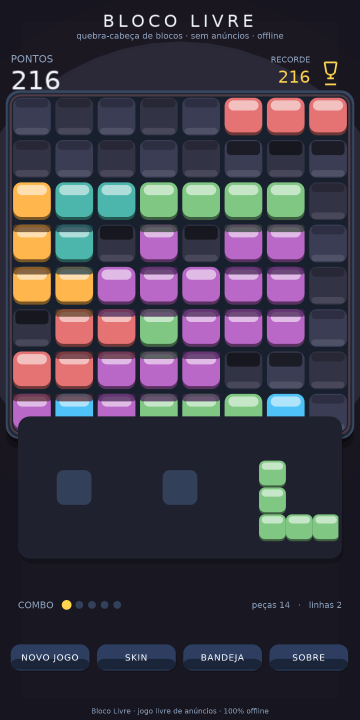
#> input picture screenshots/02_skin0.png, 720 x 1440 px, found by its file name (shown at 1/2 size)
$ python r6_skins.py
#> lines starting #> are read from the running program, lines starting #| are printed output that depends on the picture
### scripts/r6_forensics_lib.py
#!/usr/bin/env python3
"""R6 brutal art-director forensics: PIL-only pixel measurements (no rendering available)."""
import os, sys, math, json
from collections import Counter
from PIL import Image

R6 = '/home/z/my-project/critic_shots/r6'
R5 = '/home/z/my-project/critic_shots/r5'
CROPS = '/tmp/critic_crops_r6'
os.makedirs(CROPS, exist_ok=True)

def load(name, root=R6):
#> called with name = '02_skin0.png', root = '/home/z/my-project/critic_shots/r6'
    return Image.open(os.path.join(root, name)).convert('RGB')
#> returned value is the input picture: PIL image 720x1440 RGB; mean R, G, B 62.5, 58.4, 71.3

def px(im):
    return im.load()

def clamp(v): return max(0, min(255, v))

def lum(p): return 0.2126*p[0] + 0.7152*p[1] + 0.0722*p[2]

# [9 lines left out: function hue_deg, not called in this run]

def is_goldish(p, tol=42):
    r, g, b = p
    return r > 150 and g > 110 and b < 160 and r > b + 40 and g > b + 20 and abs(r - g) < 90

def is_cyanish(p):
    r, g, b = p
    return g > 120 and b > 120 and b > r + 40 and g > r + 30

def stats(im, box):
#> called with box = (20, 190, 696, 866)
    im2 = im.crop(box)
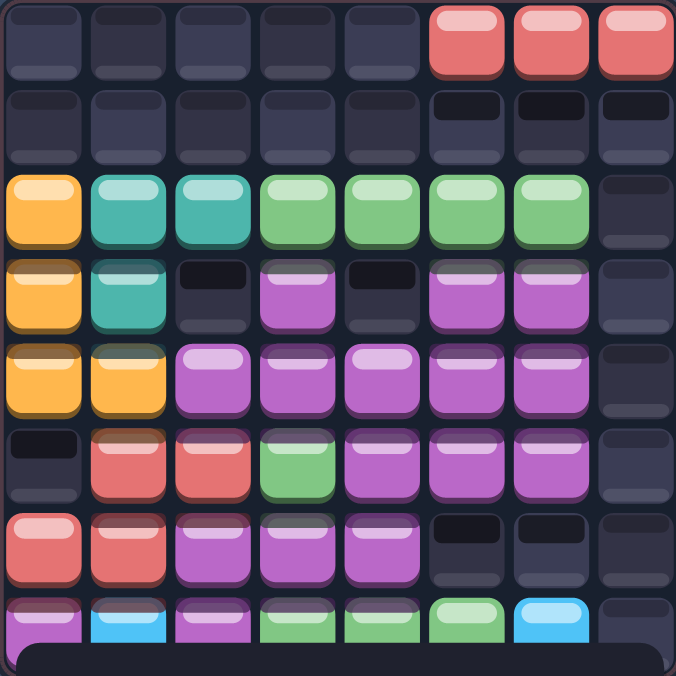
#> im2: PIL image 676x676 RGB; mean R, G, B 97.4, 85.5, 100.7
    w, h = im2.size
#> w = 676; h = 676
    data = list(im2.getdata())
#> data = 456976 items
    lums = [lum(p) for p in data]
#> lums = 456976 items
    n = len(lums)
#> n = 456976
    return {
        'box': box, 'n': n,
        'mean_lum': sum(lums)/n,
        'p10': sorted(lums)[int(n*0.1)],
        'p90': sorted(lums)[int(n*0.9)],
        'gold_px': sum(1 for p in data if is_goldish(p)),
        'cyan_px': sum(1 for p in data if is_cyanish(p)),
        'warm_px': sum(1 for p in data if p[0] > p[2] + 25),
        'cool_px': sum(1 for p in data if p[2] > p[0] + 25),
        'top_colors': Counter(data).most_common(6),
    }

# [39 lines left out: functions col_profile, scanline_lum, occupancy_grid, not called in this run]

def dump_json(obj, path):
    with open(path, 'w') as f:
        json.dump(obj, f, indent=1, default=str)

# [7 lines that do not run on import are left out]

### scripts/r6_skins.py
#!/usr/bin/env python3
"""Skin macros: board zone color character per skin + piece variety.
Also generate crops for visual reference.
Also verify: gold in-board 3155px claim — that number is suspiciously low vs our 29680 measured
(unless they count exact #FFE08A? or in a different shot). Count exact palette colors in 07_clear.
"""
import sys
sys.path.insert(0, '/home/z/my-project/scripts')
from r6_forensics_lib import *
from collections import Counter
import os

CROPS = '/tmp/critic_crops_r6'

def skin_macro(name):
    im = load(name)
    st = stats(im, (20, 190, 696, 866))
    colors = Counter()
    p = px(im)
    for y in range(190, 866, 2):
        for x in range(20, 696, 2):
            colors[p[x,y]] += 1
    print(f'== {name} == board mean_lum {st["mean_lum"]:.1f} unique(sampled) {len(colors)}')
    print('   top:', colors.most_common(6))

for n in ['02_skin0.png','03_skin1.png','04_skin2.png','05_skin3.png']:
#> (the run stopped early here; a loop or call above may not have finished)
